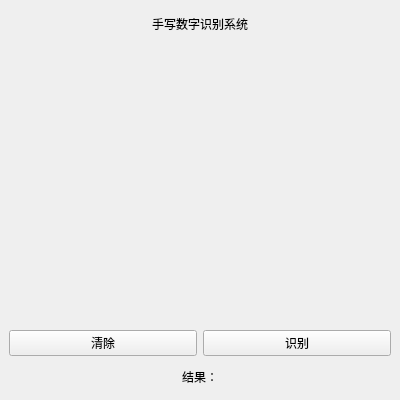
<?xml version="1.0" encoding="UTF-8"?>
<ui version="4.0">
	<class>MainWindow</class>
	<widget class="QMainWindow" name="MainWindow">
		<property name="geometry">
			<rect>
				<x>0</x>
				<y>0</y>
				<width>400</width>
				<height>400</height>
			</rect>
		</property>
		<widget class="QWidget" name="centralWidget">
			<layout class="QVBoxLayout">
				<item>
					<widget class="QLabel" name="titleLabel">
						<property name="text">
							<string>手写数字识别系统</string>
						</property>
						<property name="alignment">
							<set>Qt::AlignCenter</set>
						</property>
					</widget>
				</item>
				<item>
					<widget class="QWidget" name="canvasWidget" native="true">
						<property name="minimumSize">
							<size>
								<width>280</width>
								<height>280</height>
							</size>
						</property>
					</widget>
				</item>
				<item>
					<layout class="QHBoxLayout">
						<item>
							<widget class="QPushButton" name="clearButton">
								<property name="text">
									<string>清除</string>
								</property>
							</widget>
						</item>
						<item>
							<widget class="QPushButton" name="recognizeButton">
								<property name="text">
									<string>识别</string>
								</property>
							</widget>
						</item>
					</layout>
				</item>
				<item>
					<widget class="QLabel" name="resultLabel">
						<property name="text">
							<string>结果：</string>
						</property>
						<property name="alignment">
							<set>Qt::AlignCenter</set>
						</property>
					</widget>
				</item>
			</layout>
		</widget>
	</widget>
	<resources/>
	<connections/>
</ui>
